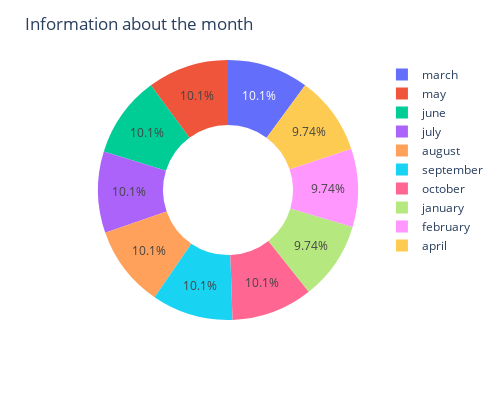

Notebook code cell kept with this figure:
### Code cell
fg = df['month'].value_counts()
fd = fg.values
gh = fg.index
dc = px.pie(df,values=fd,names=gh,hole=0.5)
dc.update_layout(width=500,height=400,title='Information about the month')
dc.show()

### Figure 1 — Plotly figure (JSON) as saved in the notebook; plotly's stock layout.template omitted (floating-point values rounded to 4 significant figures)
{"data": [{"domain": {"x": [0, 1], "y": [0, 1]}, "hole": 0.5, "hovertemplate": "label=%{label}<br>value=%{value}<extra></extra>", "labels": ["march", "may", "june", "july", "august", "september", "october", "january", "february", "april"], "legendgroup": "", "name": "", "showlegend": true, "type": "pie", "values": [27, 27, 27, 27, 27, 27, 27, 26, 26, 26]}], "layout": {"height": 400, "legend": {"tracegroupgap": 0}, "margin": {"t": 60}, "title": {"text": "Information about the month"}, "width": 500}}
